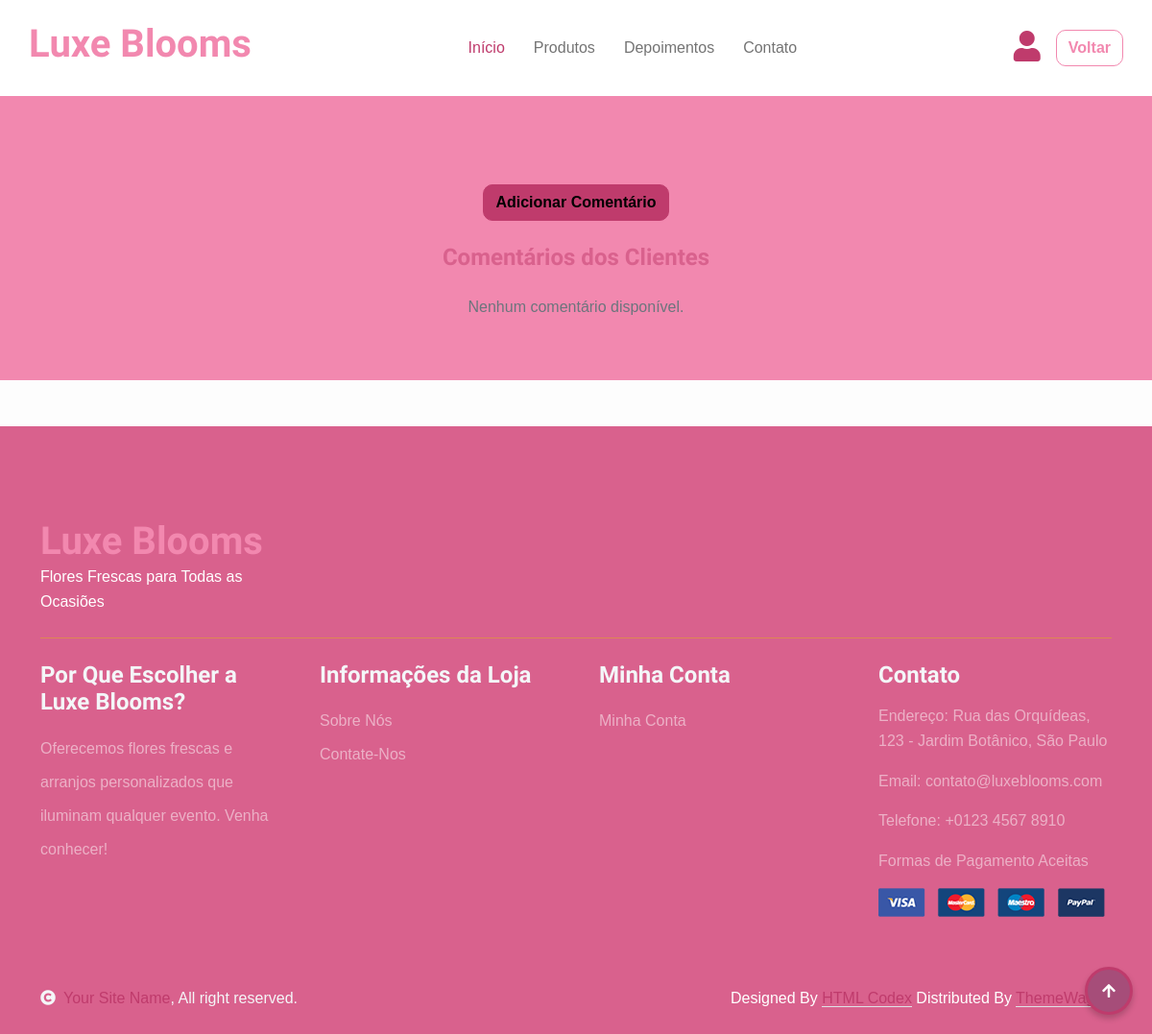
The page /Floricultura/testimonial.php on the database as committed earlier.
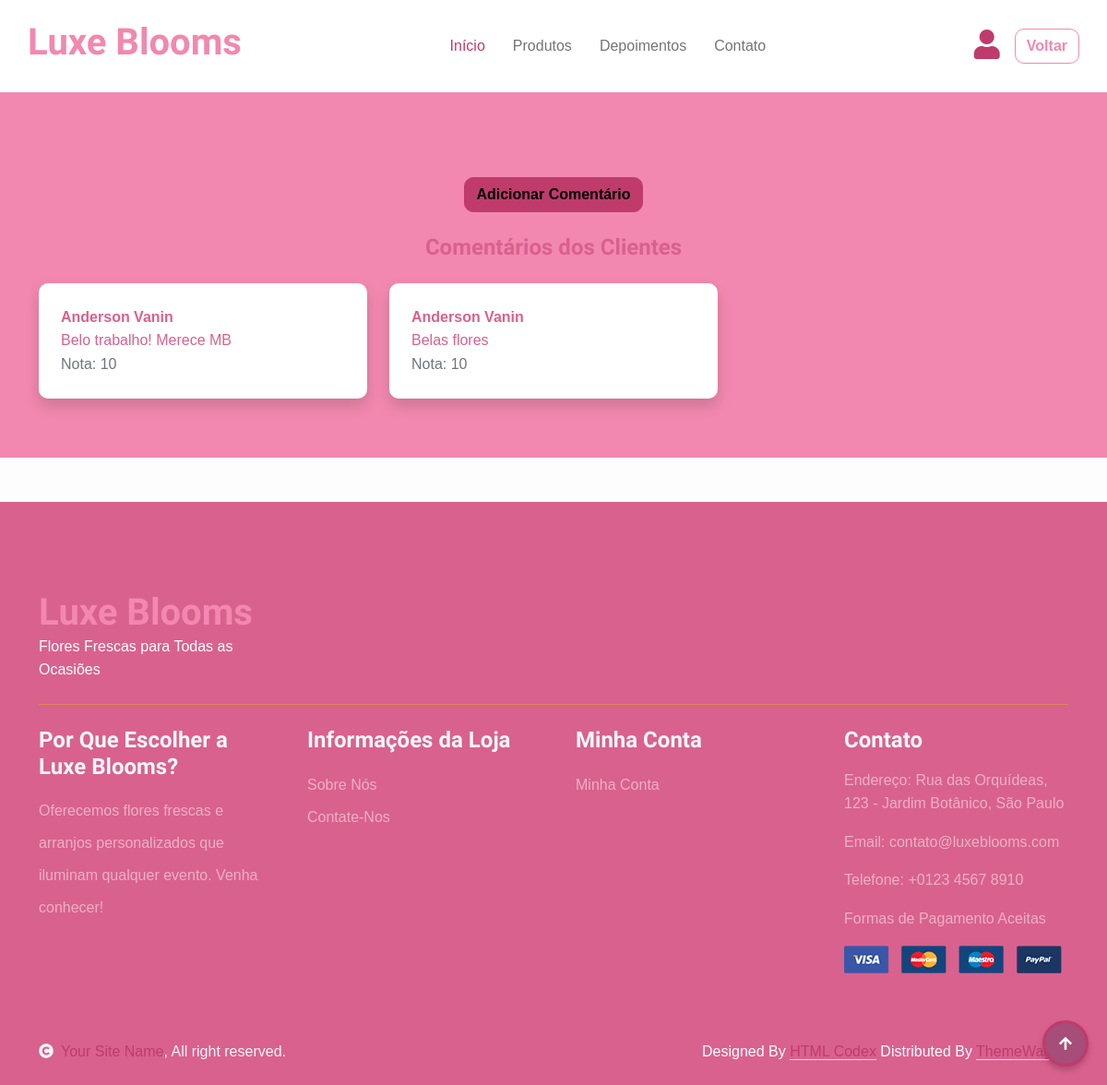
The same page on the database as committed later.
### tables this page shows
CREATE TABLE `comentarios` (
  `id_comentario` int(11) NOT NULL,
  `conteudo` varchar(520) DEFAULT NULL,
  `id_cliente` int(11) DEFAULT NULL,
  `nota` int(11) DEFAULT NULL
);

CREATE TABLE `cadastro_cliente` (
  `id_cliente` int(11) NOT NULL,
  `cpf_cliente` varchar(14) NOT NULL,
  `telefone_cliente` varchar(14) DEFAULT NULL,
  `nome_cliente` varchar(128) DEFAULT NULL,
  `email_cliente` varchar(128) DEFAULT NULL,
  `senha_cliente` varchar(64) DEFAULT NULL,
  `tipo` enum('cliente','vendedor','administrador') NOT NULL DEFAULT 'cliente'
);

### Floricultura/testimonial.php (the view, shortened to what this page needs)
<?php
    include 'menu.php';
?>
<div class="container-fluid py-5 bg-light">
    <div class="container">
        <div class="text-center my-4">
            <button class="btn btn-primary" data-bs-toggle="modal" data-bs-target="#addCommentModal">Adicionar Comentário</button>
        </div>
        <h4 class="text-dark text-center mb-4">Comentários dos Clientes</h4>
        <div class="row">
        <?php
$query = "SELECT c.conteudo, c.nota, u.nome_cliente, u.tipo FROM comentarios c
          JOIN cadastro_cliente u ON c.id_cliente = u.id_cliente";
$result = mysqli_query($conexao, $query);
if (mysqli_num_rows($result) > 0) {
    while ($row = mysqli_fetch_assoc($result)) {
        echo '<div class="col-md-4 mb-3">';
        echo '<div class="bg-white p-4 rounded shadow">';
        if ($row['tipo'] == 'cliente') {
            echo '<p class="mb-0 text-dark"><strong>' . htmlspecialchars($row['nome_cliente']) . '</strong></p>';
        } else {
            echo '<p class="mb-0 text-dark"><strong>Usuário não identificado</strong></p>';
        }
        echo '<p class="mb-0 text-dark">' . htmlspecialchars($row['conteudo']) . '</p>';
        echo '<p class="mb-0 text-muted">Nota: ' . htmlspecialchars($row['nota']) . '</p>';
        echo '</div>';
        echo '</div>';
    }
} else {
    echo '<p class="text-center text-muted">Nenhum comentário disponível.</p>';
}
?>
        </div>
    </div>
</div>
<?php
    include 'footer.php';
?>
        <div class="container-fluid copyright bg-dark py-4">
            <div class="container">
                <div class="row">
                    <div class="col-md-6 text-center text-md-start mb-3 mb-md-0">
                        <span class="text-light"><a href="#"><i class="fas fa-copyright text-light me-2"></i>Your Site Name</a>, All right reserved.</span>
                    </div>
                    <div class="col-md-6 my-auto text-center text-md-end text-white">
                        Designed By <a class="border-bottom" href="https://htmlcodex.com">HTML Codex</a> Distributed By <a class="border-bottom" href="https://themewagon.com">ThemeWagon</a>
                    </div>
                </div>
            </div>
        </div>
        <a href="#" class="btn btn-primary border-3 border-primary rounded-circle back-to-top"><i class="fa fa-arrow-up"></i></a>
    </body>
</html>

Rows that differ between the two databases and show on the page:
added comentarios: id_cliente.nome_cliente "Anderson Vanin", conteudo "Belo trabalho! Merece MB", nota "10"
added comentarios: id_cliente.nome_cliente "Anderson Vanin", conteudo "Belas flores", nota "10"
Other text that changed with them:
text no longer shown: "Nenhum comentário disponível."
